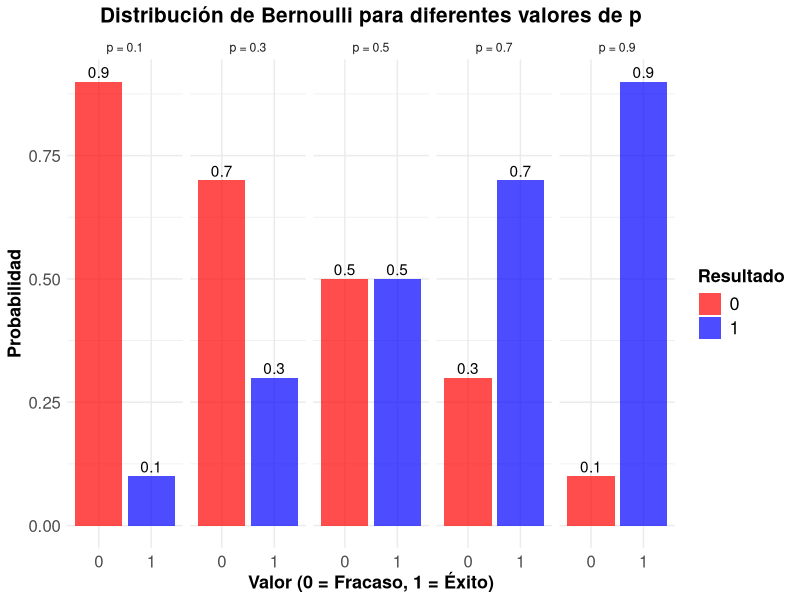
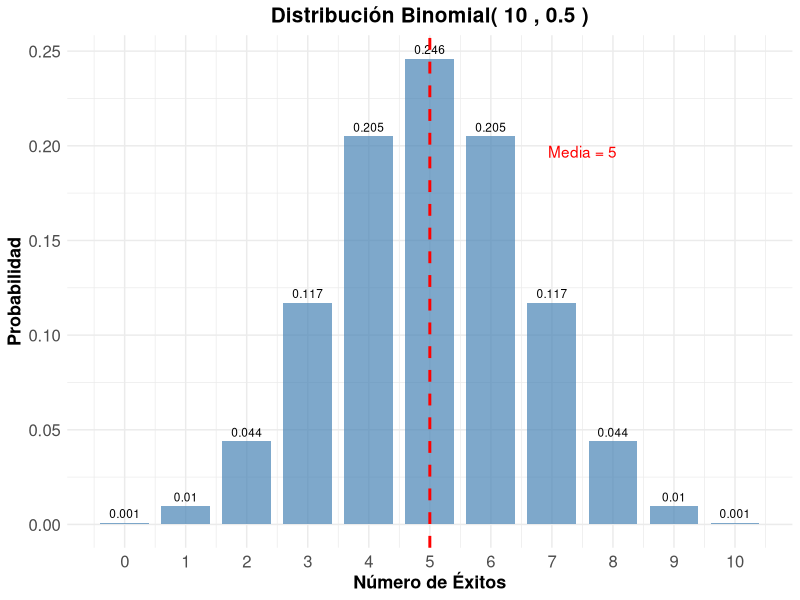
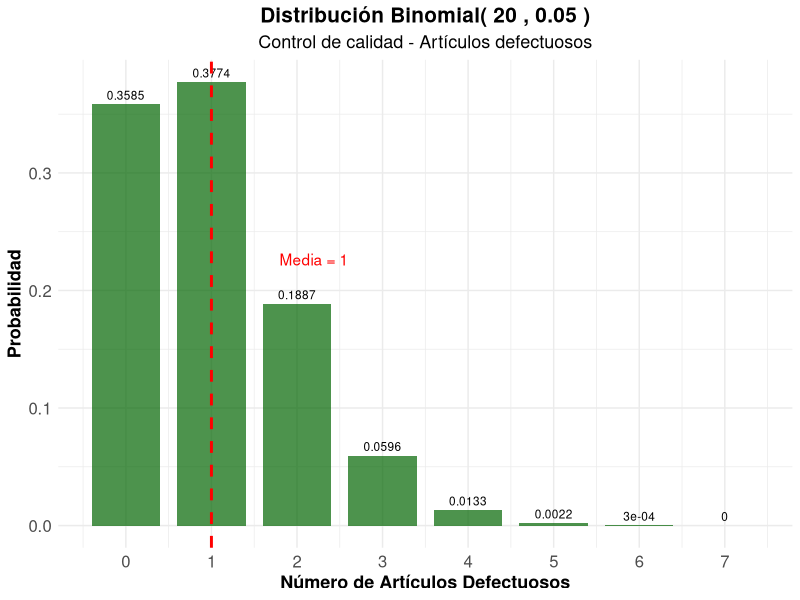
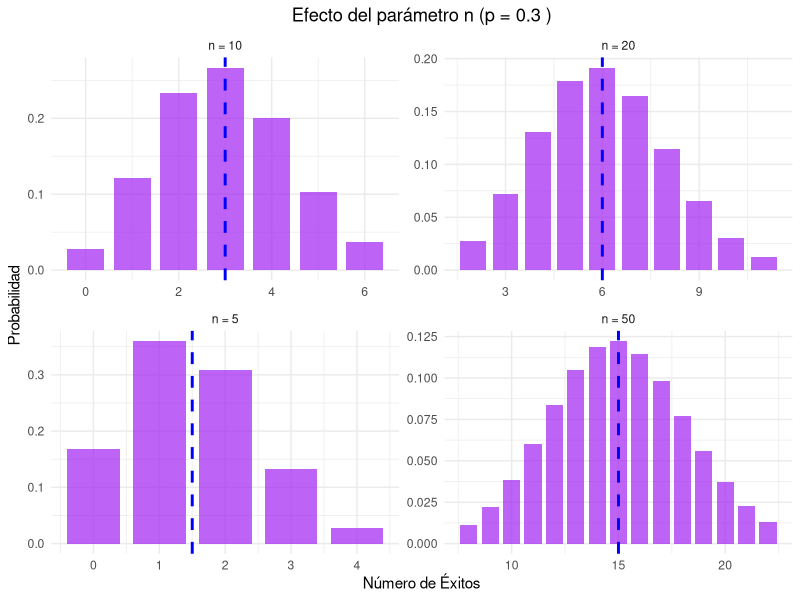
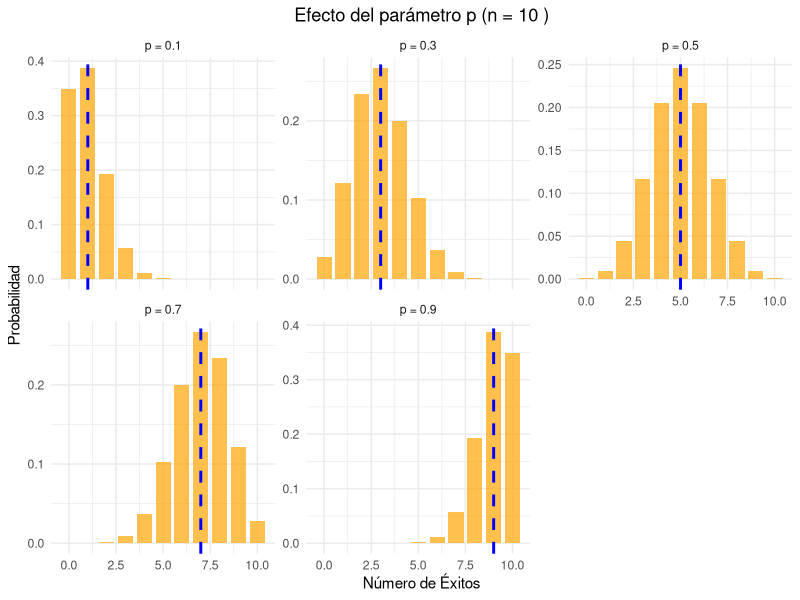
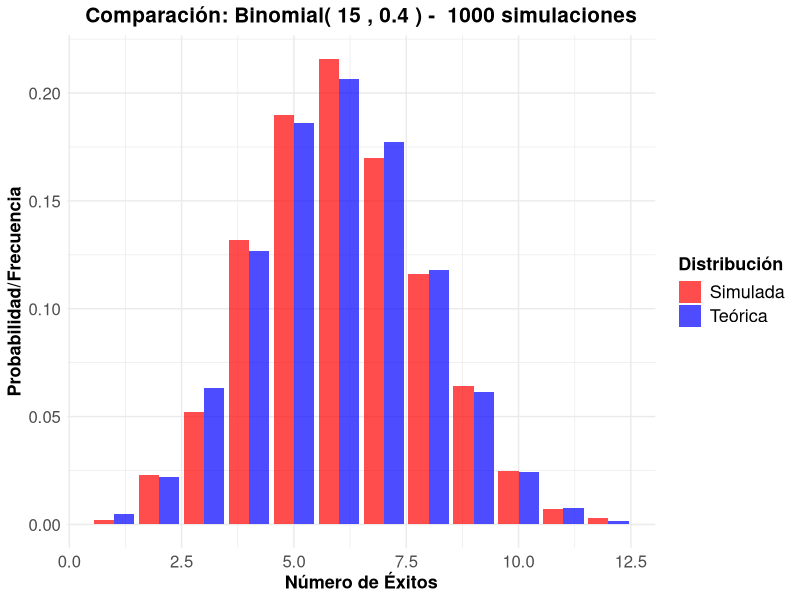
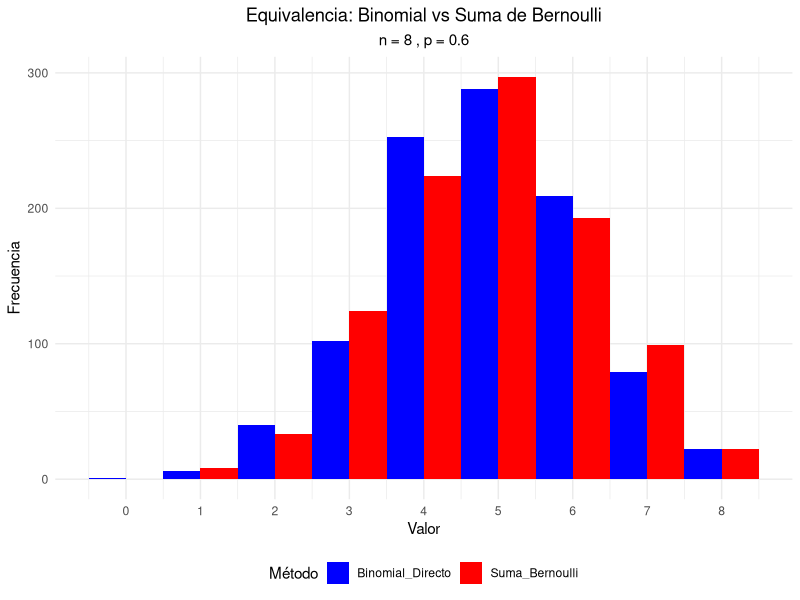
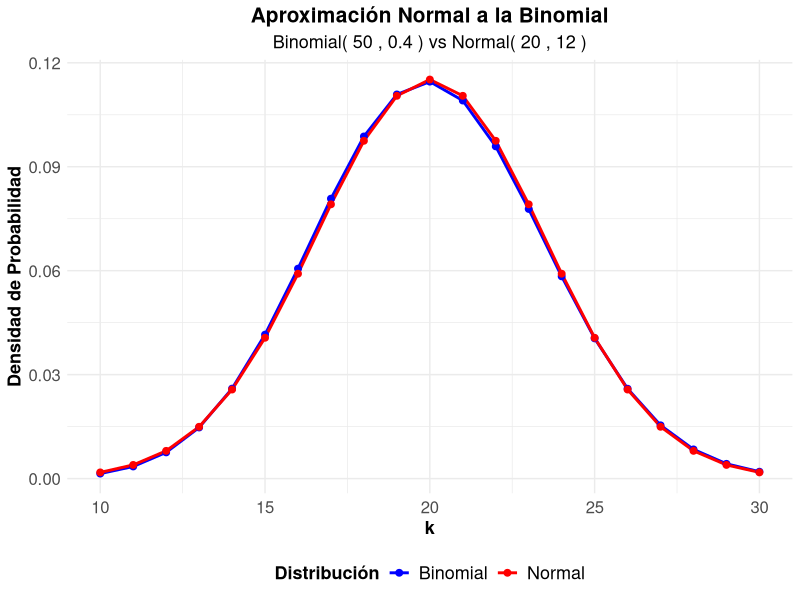

Source code (R) for these figures, in order:
## ---- chunk 1
#| label: setup
#| include: false
library(tidyverse)
library(kableExtra)
library(gridExtra)
## ---- chunk 2
#| label: moneda-bernoulli
#| code-fold: true
#| fig-align: center


# Moneda justa
p_moneda <- 0.5

# Crear tabla de probabilidades
bernoulli_moneda <- data.frame(
  Resultado = c("Sello (0)", "Cara (1)"),
  Valor = c(0, 1),
  Probabilidad = c(1-p_moneda, p_moneda)
)

kable(bernoulli_moneda, 
      caption = "Distribución Bernoulli - Moneda justa (p = 0.5)",
      align = "ccc") %>%
  kable_styling(bootstrap_options = "striped")

# Parámetros
media_moneda <- p_moneda
varianza_moneda <- p_moneda * (1 - p_moneda)
desv_std_moneda <- sqrt(varianza_moneda)

cat("Parámetros estadísticos:\n")
cat("Media:", media_moneda, "\n")
cat("Varianza:", varianza_moneda, "\n")
cat("Desviación estándar:", desv_std_moneda, "\n")
## ---- chunk 3
#| label: ejemplos-bernoulli-multiple
#| code-fold: true
#| fig-align: center


# Diferentes valores de p
p_values <- c(0.1, 0.3, 0.5, 0.7, 0.9)

# Crear data frame para visualización
bernoulli_data <- data.frame()
for(p in p_values) {
  temp_data <- data.frame(
    p = paste("p =", p),
    x = c(0, 1),
    probabilidad = c(1-p, p),
    media = p,
    varianza = p*(1-p)
  )
  bernoulli_data <- rbind(bernoulli_data, temp_data)
}

# Tabla de parámetros
param_bernoulli <- data.frame(
  p = p_values,
  Media = p_values,
  Varianza = p_values * (1 - p_values),
  Desv_Std = sqrt(p_values * (1 - p_values))
)

kable(param_bernoulli, 
      caption = "Parámetros de la distribución Bernoulli para diferentes valores de p",
      digits = 4,
      col.names = c("p", "Media", "Varianza", "Desv. Estándar")) %>%
  kable_styling(bootstrap_options = "striped")
## ---- chunk 4
#| label: grafico-bernoulli
#| code-fold: true
#| fig-align: center
#| fig-cap: "Distribución Bernoulli para diferentes valores de p"
ggplot(bernoulli_data, aes(x = factor(x), y = probabilidad, fill = factor(x))) +
  geom_col(alpha = 0.7) +
  geom_text(aes(label = round(probabilidad, 2)), vjust = -0.3) +
  facet_wrap(~p, ncol = 5) +
  scale_fill_manual(values = c("0" = "red", "1" = "blue")) +
  labs(title = "Distribución de Bernoulli para diferentes valores de p",
       x = "Valor (0 = Fracaso, 1 = Éxito)",
       y = "Probabilidad",
       fill = "Resultado") +
  theme_minimal() +
  theme(
    legend.title = element_text(size=13, face="bold"),
    legend.text = element_text(size=13),
    plot.title = element_text(size=15, face="bold", hjust = 0.5),
    plot.subtitle = element_text(size=13, hjust = 0.5),
    axis.text.x=element_text(size=12),
    axis.text.y=element_text(size=12),
    axis.title.x = element_text(face="bold", size=13),
    axis.title.y = element_text(face="bold", size=13)
    # panel.grid.major.y = element_line(color = "#ECF0F1", linewidth = 0.5,
    #   linetype = "dashed"),
    # panel.grid.minor.y = element_blank(),
    # panel.grid.major.x = element_blank(),
    # panel.background = element_rect(fill = "#FAFAFA", color = NA),
    # plot.background = element_rect(fill = "white", color = NA)
  )
## ---- chunk 5
#| label: binomial-monedas
#| code-fold: true
#| fig-align: center


# Parámetros
n_monedas <- 10
p_monedas <- 0.5

# Calcular probabilidades
k_values <- 0:n_monedas
prob_binomial <- dbinom(k_values, n_monedas, p_monedas)

# Crear data frame
binomial_monedas <- data.frame(
  Num_Caras = k_values,
  Probabilidad = prob_binomial
)

# Mostrar tabla
kable(binomial_monedas, 
      caption = paste("Distribución Binomial - 10 lanzamientos de moneda (n =", n_monedas, ", p =", p_monedas, ")"),
      digits = 4,
      col.names = c("Número de Caras", "Probabilidad")) %>%
  kable_styling(bootstrap_options = "striped")

# Parámetros estadísticos
media_monedas <- n_monedas * p_monedas
varianza_monedas <- n_monedas * p_monedas * (1 - p_monedas)
desv_std_monedas <- sqrt(varianza_monedas)

cat("\nParámetros estadísticos:\n")
cat("Media:", media_monedas, "\n")
cat("Varianza:", varianza_monedas, "\n")
cat("Desviación estándar:", round(desv_std_monedas, 4), "\n")
## ---- chunk 6
#| label: grafico-binomial-monedas
#| fig-cap: "Distribución Binomial - 10 lanzamientos de moneda"
#| code-fold: true
#| fig-align: center


ggplot(binomial_monedas, aes(x = Num_Caras, y = Probabilidad)) +
  geom_col(fill = "steelblue", alpha = 0.7, width = 0.8) +
  geom_text(aes(label = round(Probabilidad, 3)), vjust = -0.5, size = 3) +
  geom_vline(xintercept = media_monedas, color = "red", linetype = "dashed", linewidth = 1) +
  annotate("text", x = media_monedas + 2.5, y = max(prob_binomial) * 0.8, 
           label = paste("Media =", media_monedas), color = "red") +
  scale_x_continuous(breaks = k_values) +
  labs(title = paste("Distribución Binomial(", n_monedas, ",", p_monedas, ")"),
       x = "Número de Éxitos",
       y = "Probabilidad") +
  theme_minimal() +
  theme(
    legend.title = element_text(size=13, face="bold"),
    legend.text = element_text(size=13),
    plot.title = element_text(size=15, face="bold", hjust = 0.5),
    plot.subtitle = element_text(size=13, hjust = 0.5),
    axis.text.x=element_text(size=12),
    axis.text.y=element_text(size=12),
    axis.title.x = element_text(face="bold", size=13),
    axis.title.y = element_text(face="bold", size=13)
    # panel.grid.major.y = element_line(color = "#ECF0F1", linewidth = 0.5,
    #   linetype = "dashed"),
    # panel.grid.minor.y = element_blank(),
    # panel.grid.major.x = element_blank(),
    # panel.background = element_rect(fill = "#FAFAFA", color = NA),
    # plot.background = element_rect(fill = "white", color = NA)
  )
## ---- chunk 7
#| label: control-calidad
#| code-fold: true
#| fig-align: center


# Parámetros
n_articulos <- 20
p_defecto <- 0.05

# Probabilidades
k_defectos <- 0:n_articulos
prob_defectos <- dbinom(k_defectos, n_articulos, p_defecto)

# Crear data frame
calidad_data <- data.frame(
  Defectos = k_defectos,
  Probabilidad = prob_defectos
)

# Filtrar probabilidades significativas (> 0.001)
calidad_filtrada <- calidad_data[calidad_data$Probabilidad > 0.001, ]

kable(calidad_filtrada, 
      caption = paste("Distribución Binomial - Control de calidad (n =", n_articulos, ", p =", p_defecto, ")"),
      digits = 4,
      col.names = c("Número de Defectos", "Probabilidad")) %>%
  kable_styling(bootstrap_options = "striped")

# Parámetros estadísticos
media_defectos <- n_articulos * p_defecto
varianza_defectos <- n_articulos * p_defecto * (1 - p_defecto)
desv_std_defectos <- sqrt(varianza_defectos)

cat("Parámetros estadísticos:\n")
cat("Media:", media_defectos, "\n")
cat("Varianza:", round(varianza_defectos, 4), "\n")
cat("Desviación estándar:", round(desv_std_defectos, 4), "\n")

# Probabilidades importantes
prob_0_defectos <- dbinom(0, n_articulos, p_defecto)
prob_max_2_defectos <- pbinom(2, n_articulos, p_defecto)
prob_mas_3_defectos <- 1 - pbinom(3, n_articulos, p_defecto)

cat("\nProbabilidades de interés:\n")
cat("P(0 defectos):", round(prob_0_defectos, 4), "\n")
cat("P(≤ 2 defectos):", round(prob_max_2_defectos, 4), "\n")
cat("P(> 3 defectos):", round(prob_mas_3_defectos, 4), "\n")
## ---- chunk 8
#| label: grafico-calidad
#| code-fold: true
#| fig-align: center
#| fig-cap: "Distribución Binomial - Control de calidad"


ggplot(calidad_data[1:8, ], aes(x = Defectos, y = Probabilidad)) +
  geom_col(fill = "darkgreen", alpha = 0.7, width = 0.8) +
  geom_text(aes(label = round(Probabilidad, 4)), vjust = -0.5, size = 3) +
  geom_vline(xintercept = media_defectos, color = "red", linetype = "dashed", linewidth = 1) +
  annotate("text", x = media_defectos + 1.2, y = max(prob_defectos) * 0.6, 
           label = paste("Media =", media_defectos), color = "red") +
  scale_x_continuous(breaks = 0:7) +
  labs(title = paste("Distribución Binomial(", n_articulos, ",", p_defecto, ")"),
       subtitle = "Control de calidad - Artículos defectuosos",
       x = "Número de Artículos Defectuosos",
       y = "Probabilidad") +
  theme_minimal() +
  theme(
    legend.title = element_text(size=13, face="bold"),
    legend.text = element_text(size=13),
    plot.title = element_text(size=15, face="bold", hjust = 0.5),
    plot.subtitle = element_text(size=13, hjust = 0.5),
    axis.text.x=element_text(size=12),
    axis.text.y=element_text(size=12),
    axis.title.x = element_text(face="bold", size=13),
    axis.title.y = element_text(face="bold", size=13)
    # panel.grid.major.y = element_line(color = "#ECF0F1", linewidth = 0.5,
    #   linetype = "dashed"),
    # panel.grid.minor.y = element_blank(),
    # panel.grid.major.x = element_blank(),
    # panel.background = element_rect(fill = "#FAFAFA", color = NA),
    # plot.background = element_rect(fill = "white", color = NA)
  )
## ---- chunk 9
#| label: efecto-n
#| code-fold: true
#| fig-align: center

# Diferentes valores de n con p fijo
n_vals <- c(5, 10, 20, 50)
p_fijo <- 0.3

# Crear data frame para comparación
comp_n_data <- data.frame()
for(n in n_vals) {
  k_vals <- 0:n
  probs <- dbinom(k_vals, n, p_fijo)
  temp_data <- data.frame(
    n = paste("n =", n),
    k = k_vals,
    probabilidad = probs,
    media = n * p_fijo,
    varianza = n * p_fijo * (1 - p_fijo)
  )
  comp_n_data <- rbind(comp_n_data, temp_data)
}

# Filtrar para visualización (solo valores con probabilidad > 0.01)
comp_n_filtered <- comp_n_data[comp_n_data$probabilidad > 0.01, ]

ggplot(comp_n_filtered, aes(x = k, y = probabilidad)) +
  geom_col(fill = "purple", alpha = 0.7, width = 0.8) +
  geom_vline(aes(xintercept = media), color = "blue", linetype = "dashed", linewidth=1) +
  facet_wrap(~n, scales = "free") +
  labs(title = paste("Efecto del parámetro n (p =", p_fijo, ")"),
       x = "Número de Éxitos",
       y = "Probabilidad") +
  theme_minimal() +
  theme(plot.title = element_text(hjust = 0.5))
## ---- chunk 10
#| label: efecto-p
#| code-fold: true
#| fig-align: center 
#| fig-cap: "Efecto del parámetro p en la distribución binomial"
# Diferentes valores de p con n fijo
p_vals <- c(0.1, 0.3, 0.5, 0.7, 0.9)
n_fijo <- 10

# Crear data frame para comparación
comp_p_data <- data.frame()
for(p in p_vals) {
  k_vals <- 0:n_fijo
  probs <- dbinom(k_vals, n_fijo, p)
  temp_data <- data.frame(
    p = paste("p =", p),
    k = k_vals,
    probabilidad = probs,
    media = n_fijo * p,
    varianza = n_fijo * p * (1 - p)
  )
  comp_p_data <- rbind(comp_p_data, temp_data)
}

ggplot(comp_p_data, aes(x = k, y = probabilidad)) +
  geom_col(fill = "orange", alpha = 0.7, width = 0.8) +
  geom_vline(aes(xintercept = media), color = "blue", linetype = "dashed", linewidth=1) +
  facet_wrap(~p, scales = "free_y") +
  labs(title = paste("Efecto del parámetro p (n =", n_fijo, ")"),
       x = "Número de Éxitos",
       y = "Probabilidad") +
  theme_minimal() +
  theme(plot.title = element_text(hjust = 0.5))
## ---- chunk 11
#| label: simulacion-binomial
#| code-fold: true

n_trials <- 15
p_sim_bin <- 0.4
n_sim_bin <- 1000

# Generar datos
datos_binomial <- rbinom(n_sim_bin, n_trials, p_sim_bin)

# Calcular estadísticas observadas
media_obs_bin <- mean(datos_binomial)
var_obs_bin <- var(datos_binomial)

# Valores teóricos
media_teo_bin <- n_trials * p_sim_bin
var_teo_bin <- n_trials * p_sim_bin * (1 - p_sim_bin)

cat("Media teórica:", media_teo_bin, "| Media observada:", round(media_obs_bin, 4), "\n")
cat("Varianza teórica:", var_teo_bin, "| Varianza observada:", round(var_obs_bin, 4), "\n")

# Comparar distribuciones
freq_obs_bin <- table(datos_binomial) / n_sim_bin
k_sim <- as.numeric(names(freq_obs_bin))
freq_teo_bin <- dbinom(k_sim, n_trials, p_sim_bin)

comparacion_bin <- data.frame(
  k = k_sim,
  Freq_Observada = as.numeric(freq_obs_bin),
  Prob_Teorica = freq_teo_bin
)

kable(head(comparacion_bin, 10), 
      caption = "Comparación frecuencias observadas vs probabilidades teóricas",
      digits = 4,
      col.names = c("k", "Freq. Observada", "Prob. Teórica")) %>%
  kable_styling(bootstrap_options = "striped")
## ---- chunk 12
#| label: grafico-comparacion-sim
#| code-fold: true
#| fig-align: center
#| fig-cap: "Comparación entre distribución teórica y simulada"
library(tidyr)

# Preparar datos para visualización
comp_sim_long <- comparacion_bin %>%
  pivot_longer(cols = c(Freq_Observada, Prob_Teorica),
               names_to = "Tipo",
               values_to = "Probabilidad") %>%
  mutate(Tipo = case_when(
    Tipo == "Freq_Observada" ~ "Simulada",
    Tipo == "Prob_Teorica" ~ "Teórica"
  ))

ggplot(comp_sim_long, aes(x = k, y = Probabilidad, fill = Tipo)) +
  geom_col(position = "dodge", alpha = 0.7) +
  scale_fill_manual(values = c("Teórica" = "blue", "Simulada" = "red")) +
  labs(title = paste("Comparación: Binomial(", n_trials, ",", p_sim_bin, ") - ", n_sim_bin, "simulaciones"),
       x = "Número de Éxitos",
       y = "Probabilidad/Frecuencia",
       fill = "Distribución") +
  theme_minimal() +
  theme(
    legend.title = element_text(size=13, face="bold"),
    legend.text = element_text(size=13),
    plot.title = element_text(size=15, face="bold", hjust = 0.5),
    plot.subtitle = element_text(size=13, hjust = 0.5),
    axis.text.x=element_text(size=12),
    axis.text.y=element_text(size=12),
    axis.title.x = element_text(face="bold", size=13),
    axis.title.y = element_text(face="bold", size=13)
    # panel.grid.major.y = element_line(color = "#ECF0F1", linewidth = 0.5,
    #   linetype = "dashed"),
    # panel.grid.minor.y = element_blank(),
    # panel.grid.major.x = element_blank(),
    # panel.background = element_rect(fill = "#FAFAFA", color = NA),
    # plot.background = element_rect(fill = "white", color = NA)
  )
## ---- chunk 13
#| label: relacion-bernoulli-binomial
#| code-fold: true
#| fig-align: center

n_exp <- 8
p_exp <- 0.6
n_sim_rel <- 1000

# Método 1: Generar directamente de Binomial
binomial_directo <- rbinom(n_sim_rel, n_exp, p_exp)

# Método 2: Sumar n variables Bernoulli independientes
suma_bernoulli <- replicate(n_sim_rel, {
  bernoulli_vars <- rbinom(n_exp, 1, p_exp)
  sum(bernoulli_vars)
})

# Comparar distribuciones
comparacion_relacion <- data.frame(
  Binomial_Directo = binomial_directo,
  Suma_Bernoulli = suma_bernoulli
)

# Visualización comparativa
comp_rel_long <- comparacion_relacion %>%
  mutate(id = row_number()) %>%
  pivot_longer(cols = c(Binomial_Directo, Suma_Bernoulli),
               names_to = "Metodo",
               values_to = "Valor")

ggplot(comp_rel_long, aes(x = Valor, fill = Metodo)) +
  geom_histogram(position = "dodge", center = min(comp_rel_long$Valor), binwidth=1) + 
  scale_fill_manual(values = c("Binomial_Directo" = "blue", "Suma_Bernoulli" = "red")) +
  scale_x_continuous(breaks = 0:(n_exp)) +
  labs(title = "Equivalencia: Binomial vs Suma de Bernoulli",
       subtitle = paste("n =", n_exp, ", p =", p_exp),
       x = "Valor",
       y = "Frecuencia",
       fill = "Método") +
  theme_minimal() +
  theme(plot.title = element_text(hjust = 0.5),
        plot.subtitle = element_text(hjust = 0.5),
        legend.position = "bottom")
## ---- chunk 14
#| label: aproximacion-normal
#| code-fold: true
#| fig-align: center


# Parámetros para aproximación normal
n_aprox <- 50
p_aprox <- 0.4

# Verificar condiciones
condicion1 <- n_aprox * p_aprox >= 5
condicion2 <- n_aprox * (1 - p_aprox) >= 5

cat("Condiciones para aproximación normal:\n")
cat("np =", n_aprox * p_aprox, "≥ 5:", condicion1, "\n")
cat("n(1-p) =", n_aprox * (1-p_aprox), "≥ 5:", condicion2, "\n")

if(condicion1 & condicion2) {
  # Calcular probabilidades exactas y aproximadas
  k_aprox <- 0:n_aprox
  prob_exacta <- dbinom(k_aprox, n_aprox, p_aprox)
  
  # Aproximación normal (con corrección de continuidad)
  media_normal <- n_aprox * p_aprox
  var_normal <- n_aprox * p_aprox * (1 - p_aprox)
  sd_normal <- sqrt(var_normal)
  
  # Crear data frame para comparación
  aprox_data <- data.frame(
    k = k_aprox,
    Binomial = prob_exacta,
    Normal = dnorm(k_aprox, media_normal, sd_normal)
  )
  
  # Filtrar valores significativos
  aprox_filtered <- aprox_data[aprox_data$Binomial > 0.001, ]
  
  # Visualización
  aprox_long <- aprox_filtered %>%
    pivot_longer(cols = c(Binomial, Normal),
                 names_to = "Distribucion",
                 values_to = "Densidad")
  
  ggplot(aprox_long, aes(x = k, y = Densidad, color = Distribucion)) +
    geom_line(linewidth = 1) +
    geom_point(size = 2) +
    scale_color_manual(values = c("Binomial" = "blue", "Normal" = "red")) +
    labs(title = "Aproximación Normal a la Binomial",
         subtitle = paste("Binomial(", n_aprox, ",", p_aprox, ") vs Normal(", media_normal, ",", round(sd_normal^2, 2), ")"),
         x = "k",
         y = "Densidad de Probabilidad",
         color = "Distribución") +
    theme_minimal() +
  theme(
    legend.title = element_text(size=13, face="bold"),
    legend.text = element_text(size=13),
    legend.position = "bottom",
    plot.title = element_text(size=15, face="bold", hjust = 0.5),
    plot.subtitle = element_text(size=13, hjust = 0.5),
    axis.text.x=element_text(size=12),
    axis.text.y=element_text(size=12),
    axis.title.x = element_text(face="bold", size=13),
    axis.title.y = element_text(face="bold", size=13)
    # panel.grid.major.y = element_line(color = "#ECF0F1", linewidth = 0.5,
    #   linetype = "dashed"),
    # panel.grid.minor.y = element_blank(),
    # panel.grid.major.x = element_blank(),
    # panel.background = element_rect(fill = "#FAFAFA", color = NA),
    # plot.background = element_rect(fill = "white", color = NA)
  )
}
## ---- chunk 15
#| code-fold: true
#| label: limite-central-binomial
#| fig-width: 8
#| fig-height: 6
#| fig-align: "center"
#| fig-cap: "Verificación del Teorema Central del Límite"
# Simular medias muestrales

k_muestra <- 1000
n_muestra <- 50

n_binomial <- 20
p_binomial <- 0.3

medias_muestrales <- replicate(k_muestra, {
  muestra <- rbinom(n_muestra, n_binomial, p_binomial)
  mean(muestra)
})

# Crear histograma
hist_data <- data.frame(Medias = medias_muestrales)

ggplot(hist_data) +
  geom_histogram(aes(x=Medias, after_stat(density)), bins = 30, 
                 fill = "lightblue", alpha = 0.7, color = "black") +
  geom_density(aes(x = Medias), color = "red", linewidth = 1) +
  geom_function(fun = dnorm, args = list(mean = n_binomial * p_binomial, 
                                 sd = sqrt(4.2/50)), 
                color = "darkgreen", linetype = "dashed", linewidth = 1) +
  geom_vline(xintercept = mean(medias_muestrales), 
             color = "blue", linetype = "dashed", linewidth = 1) +
  labs(title = "Distribución de Medias Muestrales",
       subtitle = paste("N =", n_muestra, " de una v.a. binomial(20,0.3)"),
       x = "Media Muestral",
       y = "Densidad") +
  theme_minimal() +
  theme(
    legend.title = element_text(size=13, face="bold"),
    legend.text = element_text(size=13),
    plot.title = element_text(size=15, face="bold", hjust = 0.5),
    plot.subtitle = element_text(size=13, hjust = 0.5),
    axis.text.x=element_text(size=12),
    axis.text.y=element_text(size=12),
    axis.title.x = element_text(face="bold", size=13),
    axis.title.y = element_text(face="bold", size=13)
    # panel.grid.major.y = element_line(color = "#ECF0F1", linewidth = 0.5,
    #   linetype = "dashed"),
    # panel.grid.minor.y = element_blank(),
    # panel.grid.major.x = element_blank(),
    # panel.background = element_rect(fill = "#FAFAFA", color = NA),
    # plot.background = element_rect(fill = "white", color = NA)
  )

# Estadísticas
cat("Media teórica:", n_binomial * p_binomial, "\n")
cat("Media observada:", round(mean(medias_muestrales), 4), "\n")
cat("Varianza teórica de la media:", 4.2/50, "\n")
cat("Varianza observada de la media:", round(var(medias_muestrales), 4), "\n")
## ---- chunk 16
#| label: aplicacion-medicina
#| code-fold: true
#| fig-align: center


# Parámetros
n_pacientes <- 25
p_cura <- 0.8

# Preguntas de interés
# 1. ¿Cuál es la probabilidad de que exactamente 20 pacientes se curen?
prob_20_curas <- dbinom(20, n_pacientes, p_cura)

# 2. ¿Cuál es la probabilidad de que al menos 22 pacientes se curen?
prob_min_22 <- 1 - pbinom(21, n_pacientes, p_cura)

# 3. ¿Cuál es la probabilidad de que entre 18 y 22 pacientes se curen?
prob_18_22 <- pbinom(22, n_pacientes, p_cura) - pbinom(17, n_pacientes, p_cura)

# Parámetros estadísticos
media_curas <- n_pacientes * p_cura
varianza_curas <- n_pacientes * p_cura * (1 - p_cura)
desv_std_curas <- sqrt(varianza_curas)

cat("Aplicación Médica - Efectividad del tratamiento:\n")
cat("Parámetros: n =", n_pacientes, ", p =", p_cura, "\n\n")
cat("Estadísticas esperadas:\n")
cat("Número esperado de curas:", media_curas, "\n")
cat("Varianza:", varianza_curas, "\n")
cat("Desviación estándar:", round(desv_std_curas, 4), "\n\n")
cat("Probabilidades de interés:\n")
cat("P(exactamente 20 curas):", round(prob_20_curas, 4), "\n")
cat("P(al menos 22 curas):", round(prob_min_22, 4), "\n")
cat("P(entre 18 y 22 curas):", round(prob_18_22, 4), "\n")

# Visualización
k_medicina <- 0:n_pacientes
prob_medicina <- dbinom(k_medicina, n_pacientes, p_cura)
medicina_data <- data.frame(k = k_medicina, probabilidad = prob_medicina)

ggplot(medicina_data, aes(x = k, y = probabilidad)) +
  geom_col(fill = "darkblue", alpha = 0.7, width = 0.8) +
  geom_vline(xintercept = media_curas, color = "red", linetype = "dashed", size = 1) +
  geom_vline(xintercept = c(18, 22), color = "orange", linetype = "dotted", size = 1) +
  annotate("text", x = media_curas + 1.5, y = max(prob_medicina) * 0.8, 
           label = paste("E(X) =", media_curas), color = "red") +
  annotate("rect", xmin = 18, xmax = 22, ymin = 0, ymax = Inf, 
           alpha = 0.2, fill = "orange") +
  labs(title = "Distribución del Número de Pacientes Curados",
       subtitle = paste("Binomial(", n_pacientes, ",", p_cura, ")"),
       x = "Número de Pacientes Curados",
       y = "Probabilidad") +
  theme_minimal() +
  theme(
    legend.title = element_text(size=13, face="bold"),
    legend.text = element_text(size=13),
    plot.title = element_text(size=15, face="bold", hjust = 0.5),
    plot.subtitle = element_text(size=13, hjust = 0.5),
    axis.text.x=element_text(size=12),
    axis.text.y=element_text(size=12),
    axis.title.x = element_text(face="bold", size=13),
    axis.title.y = element_text(face="bold", size=13)
    # panel.grid.major.y = element_line(color = "#ECF0F1", linewidth = 0.5,
    #   linetype = "dashed"),
    # panel.grid.minor.y = element_blank(),
    # panel.grid.major.x = element_blank(),
    # panel.background = element_rect(fill = "#FAFAFA", color = NA),
    # plot.background = element_rect(fill = "white", color = NA)
  )
## ---- chunk 17
n_med <- 20; p_med <- 0.85
df_med <- data.frame(x = 0:n_med, prob = dbinom(0:n_med, n_med, p_med))
ggplot(df_med, aes(x, prob)) + geom_col(fill = "steelblue") + 
  labs(title = "Binomial(20, 0.85)", x = "Éxitos", y = "Probabilidad") + theme_minimal()

cat("Media teórica:", n_med * p_med, "\n")
cat("Varianza teórica:", n_med * p_med * (1 - p_med), "\n")
cat("Desv. Estándar teórica:", sqrt(n_med * p_med * (1 - p_med)), "\n")

set.seed(123)
sim_med <- rbinom(1000, n_med, p_med)
cat("Media simulada:", mean(sim_med), "\n")
cat("Varianza simulada:", var(sim_med), "\n")
## ---- chunk 18
set.seed(201)
n <- 10; m <- 15; p <- 0.4; n_sim <- 5000
X <- rbinom(n_sim, n, p)
Y <- rbinom(n_sim, m, p)
Z_suma <- X + Y
Z_directa <- rbinom(n_sim, n + m, p)
cat("Media X+Y:", mean(Z_suma), "| Media Bin(n+m,p):", mean(Z_directa), "\n")
cat("Varianza X+Y:", var(Z_suma), "| Varianza Bin(n+m,p):", var(Z_directa), "\n")
## ---- chunk 19
n_ap <- 100; p_ap <- 0.3
cat("np =", n_ap * p_ap, ">= 5 y n(1-p) =", n_ap * (1 - p_ap), ">= 5. Se cumple la condición para aproximación normal.\n")
## ---- chunk 20
set.seed(202)
medias_bin <- replicate(1000, mean(rbinom(30, 10, 0.7)))
cat("Media teórica:", 10 * 0.7, "| Media muestral observada:", round(mean(medias_bin), 4), "\n")
cat("Varianza teórica de la media:", round((10 * 0.7 * 0.3) / 30, 4), "| Varianza observada:", round(var(medias_bin), 4), "\n")
